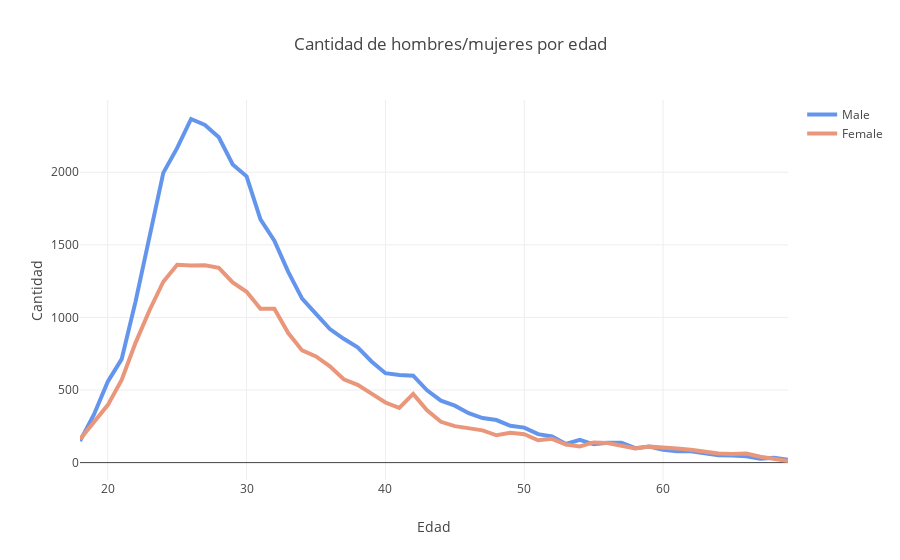

This figure's notebook cell:
### Code cell
# Create and style traces
trace0 = go.Scatter(
    x = df_m.groupby("age").count()["religion"].index,
    y = list(df_m.groupby("age").count()["religion"]),
    name = 'Male',
    line = dict(
        color = 'cornflowerblue',
        width = 4)
)
trace1 = go.Scatter(
    x = df_f.groupby("age").count()["religion"].index,
    y = list(df_f.groupby("age").count()["religion"]),
    name = 'Female',
    line = dict(
        color = "darksalmon",
        width = 4)
)
data = [trace0, trace1]

# Edit the layout
layout = dict(title = 'Cantidad de hombres/mujeres por edad',
              xaxis = dict(title = 'Edad'),
              yaxis = dict(title = 'Cantidad'),
              )

fig = dict(data=data, layout=layout)
iplot(fig)

### Figure 1 — Plotly figure (JSON) as saved in the notebook; plotly's stock layout.template omitted (floating-point values rounded to 4 significant figures)
{"data": [{"line": {"color": "cornflowerblue", "width": 4}, "name": "Male", "type": "scatter", "uid": "a258c4e4-abf2-48a3-8468-d94b11ecb311", "x": [18, 19, 20, 21, 22, 23, 24, 25, 26, 27, 28, 29, 30, 31, 32, 33, 34, 35, 36, 37, 38, 39, 40, 41, 42, 43, 44, 45, 46, 47, 48, 49, 50, 51, 52, 53, 54, 55, 56, 57, 58, 59, 60, 61, 62, 63, 64, 65, 66, 67, 68, 69], "y": [148, 330, 557, 713, 1109, 1544, 1996, 2168, 2367, 2326, 2241, 2054, 1972, 1675, 1529, 1314, 1129, 1024, 920, 853, 794, 697, 616, 603, 599, 498, 427, 392, 340, 307, 293, 254, 241, 196, 180, 128, 156, 126, 136, 136, 99, 111, 89, 79, 78, 64, 50, 49, 43, 26, 33, 20]}, {"line": {"color": "darksalmon", "width": 4}, "name": "Female", "type": "scatter", "uid": "9e3f0d3d-5543-48dd-972d-fe7e04e4f540", "x": [18, 19, 20, 21, 22, 23, 24, 25, 26, 27, 28, 29, 30, 31, 32, 33, 34, 35, 36, 37, 38, 39, 40, 41, 42, 43, 44, 45, 46, 47, 48, 49, 50, 51, 52, 53, 54, 55, 56, 57, 58, 59, 60, 61, 62, 63, 64, 65, 66, 67, 68, 69], "y": [161, 281, 396, 569, 825, 1048, 1246, 1363, 1357, 1359, 1342, 1241, 1177, 1060, 1060, 892, 773, 731, 663, 574, 536, 475, 414, 377, 473, 360, 281, 251, 238, 222, 188, 205, 196, 154, 164, 124, 111, 139, 135, 120, 98, 110, 106, 97, 89, 74, 63, 60, 62, 40, 26, 11]}], "layout": {"title": {"text": "Cantidad de hombres/mujeres por edad"}, "xaxis": {"title": {"text": "Edad"}}, "yaxis": {"title": {"text": "Cantidad"}}}}
